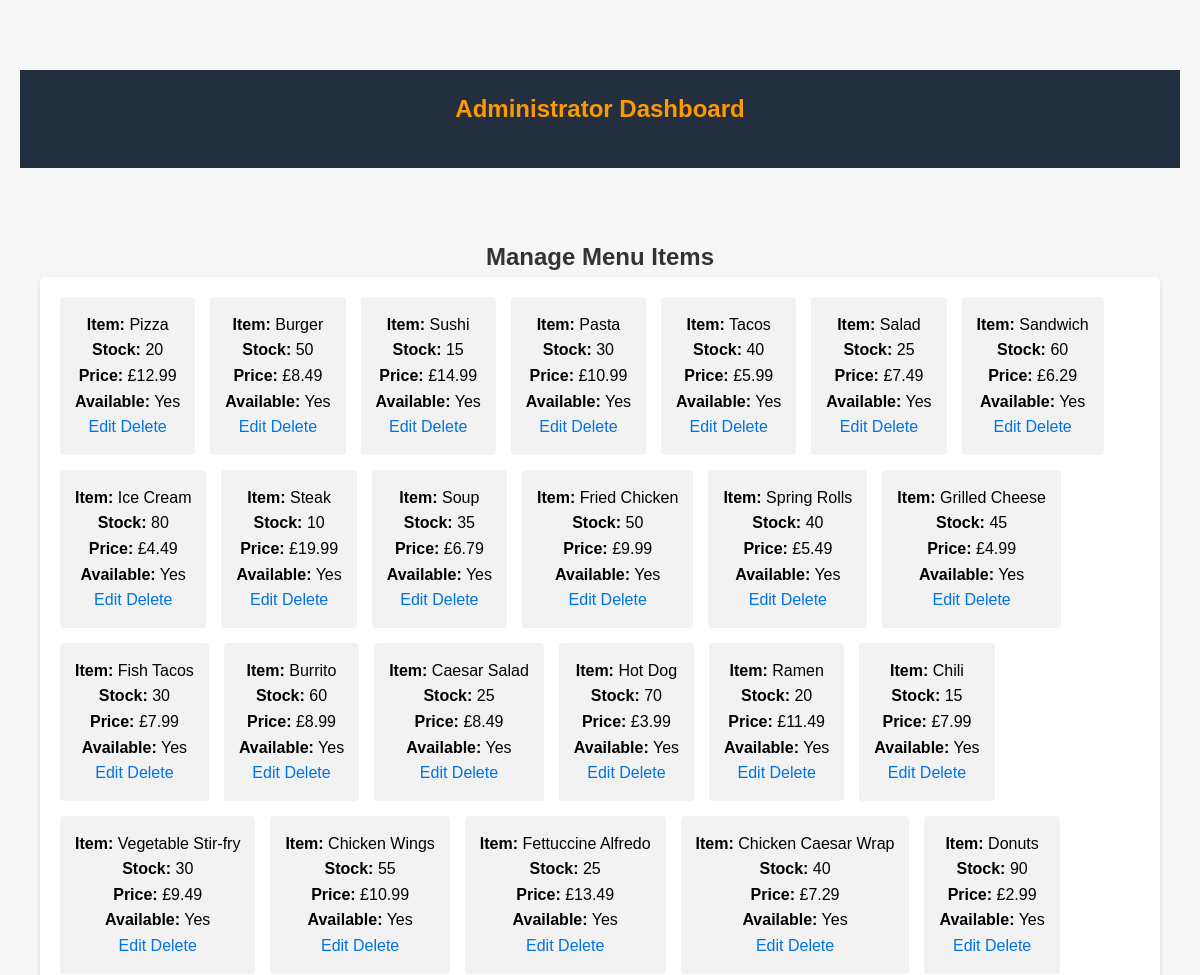
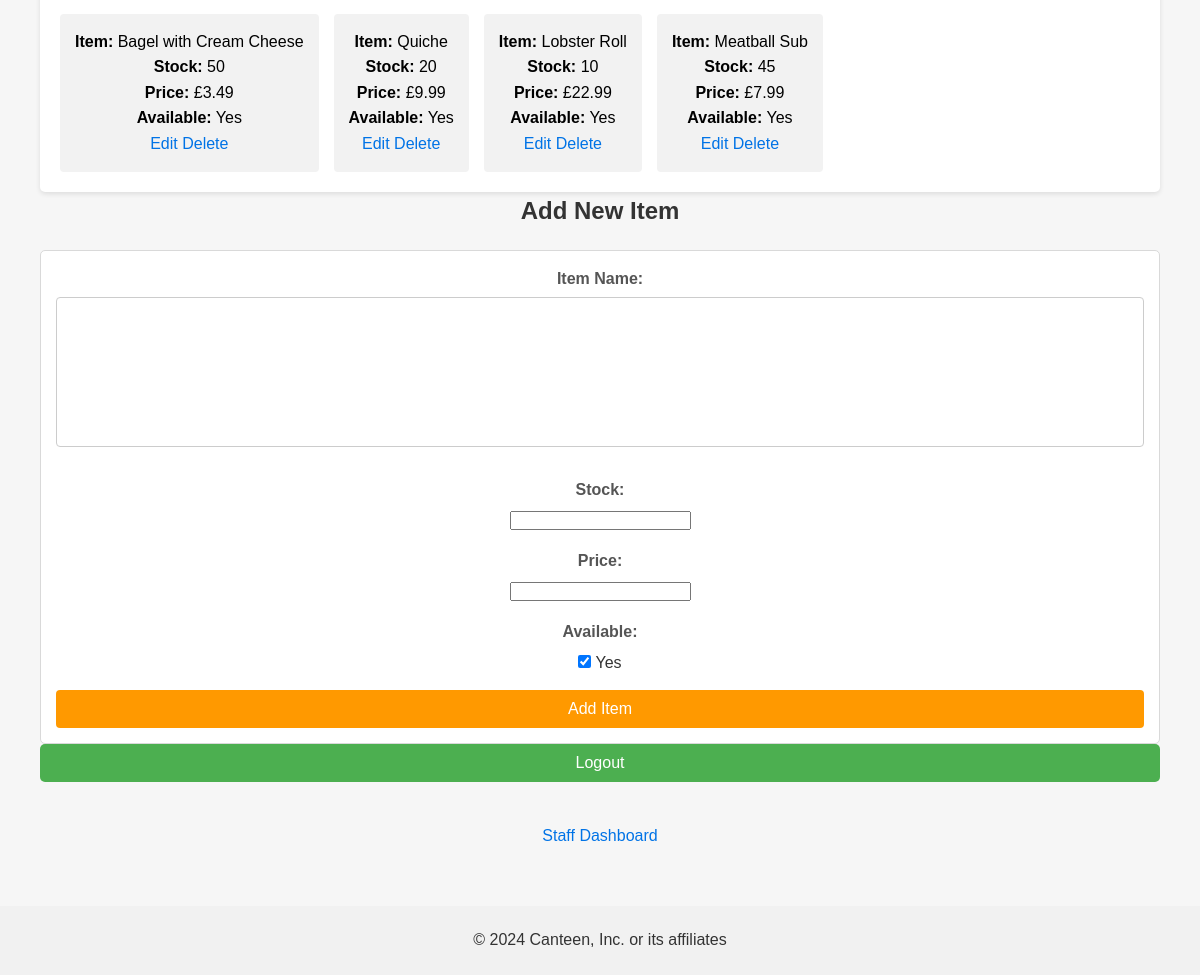
The page /Canteen_Admin.php on the database its author committed (2 pictures, top to bottom).
### tables this page shows
CREATE TABLE `menuitems` (
  `item_id` int(11) NOT NULL,
  `item_name` varchar(255) NOT NULL,
  `Stock` int(11) NOT NULL,
  `price` decimal(5,2) NOT NULL,
  `available` tinyint(1) DEFAULT 1
);

### public/Canteen_Admin.php (the view, shortened to what this page needs)
<?php
include '../config/db.php';
$query = $pdo->query("SELECT * FROM menuitems");
$items = $query->fetchAll(PDO::FETCH_ASSOC);
?>
<?php include '../templates/header.php' ?>
<header>
    <h1>Administrator Dashboard</h1>
</header>
<body>
    <div class="container">
        <h2>Manage Menu Items</h2>
        <div class="menu-container">
            <?php foreach ($items as $item): ?>
                <div class="container-menu-items">
                    <strong>Item:</strong> <?php echo htmlspecialchars($item["item_name"]); ?> <br>
                    <strong>Stock:</strong> <?php echo htmlspecialchars($item["Stock"]); ?> <br>
                    <strong>Price:</strong> £<?php echo htmlspecialchars($item["price"]); ?> <br>
                    <strong>Available:</strong> <?php echo $item["available"] ? "Yes" : "No"; ?> <br>
                    <a href="edit_item.php?id=<?php echo $item['item_id']; ?>">Edit</a>
                    <a href="delete_item.php?id=<?php echo $item['item_id']; ?>" onclick="return confirm('Are you sure?')">Delete</a>
                </div>
            <?php endforeach; ?>
        </div>
        <h2>Add New Item</h2>
        <form method="POST" action="add_item.php">
            <div class="form-add">
                <label>Item Name:</label>
                <input type="text" name="item_name" required>
            </div>
            <div class="form-add">
                <label>Stock:</label>
                <input type="number" name="stock" min="0" required>
            </div>
            <div class="form-add">
                <label>Price:</label>
                <input type="number" name="price" step="0.01" min="0" required>
            </div>
            <div class="form-add">
                <label>Available:</label>
                <input type="checkbox" name="available" value="1" checked> Yes
            </div>
            <button type="submit">Add Item</button>
        </form>
        <button id="logout-btn" class="btn">Logout</button>
    </div>
    <p><a href="Canteen_Staff.php">Staff Dashboard</a></p>
</body>
<?php include '../templates/footer.php'; ?>

### templates/header.php (shortened to what this page needs)
<!DOCTYPE html>
<html lang="en">
<head>
    <link rel="stylesheet" href="css/style.css">
</head>
<body>
    <div class="container">

### templates/footer.php
</div>
    <footer>
        <p>&copy; 2024 Canteen, Inc. or its affiliates </p>
    </footer>
</body>
</html>

### public/css/style.css (style rules this page uses)
* { box-sizing: border-box; }
body { font-family: Arial, sans-serif; line-height: 1.6; background-color: #f2f2f2; color: #333; }
.container { width: 100%; max-width: 1200px; margin: 0 auto; padding: 15px; }
header { background-color: #232f3e; color: #ffffff; padding: 20px 0; text-align: center; }
h1 { font-size: 2.5rem; margin-bottom: 20px; }
a { color: #ff9900; text-decoration: none; }
form { margin-top: 20px; background: #ffffff; border: 1px solid #d9d9d9; border-radius: 5px; padding: 15px; }
label { display: block; margin-bottom: 5px; }
textarea, input[type="text"], input[type="password"] { width: 100%; height: 150px; resize: none; padding: 10px; border: 1px solid #ced4da; border-radius: 5px; margin-bottom: 15px; overflow: hidden; white-space: nowrap; text-overflow: ellipsis; word-wrap: break-word; }
button { background-color: #ff9900; color: #ffffff; border: none; border-radius: 5px; padding: 10px 15px; cursor: pointer; }
footer { text-align: center; padding: 20px 0; background-color: #f1f1f1; margin-top: 20px; }
footer p { margin: 0; }
p { margin-bottom: 15px; font-size: 1rem; line-height: 1.8; }
a { color: #ff9900; text-decoration: none; transition: color 0.3s; }
* { margin: 0; padding: 0; box-sizing: border-box; }
body { font-family: Arial, sans-serif; background-color: #f6f6f6; color: #333; }
h1 { font-size: 24px; color: #FF9900; margin-bottom: 20px; text-align: center; }
.form-add { margin-bottom: 15px; }
label { display: block; margin-bottom: 5px; font-weight: bold; color: #555; }
input[type="text"], input[type="password"] { width: 100%; padding: 10px; border: 1px solid #ccc; border-radius: 4px; transition: border-color 0.3s; overflow: hidden; white-space: nowrap; text-overflow: ellipsis; word-wrap: break-word; }
p { text-align: center; margin-top: 20px; }
a { color: #0073e6; text-decoration: none; }
button { width: 100%; padding: 10px; background-color: #FF9900; color: white; border: none; border-radius: 4px; font-size: 16px; cursor: pointer; transition: background-color 0.3s; }
.menu-container { display: grid; grid-template-columns: repeat(4, 1fr); gap: 15px; padding: 20px; background: #ffffff; border-radius: 5px; box-shadow: 0 2px 5px rgba(0, 0, 0, 0.1); }
.container { max-width: 1200px; margin: 0 auto; padding: 20px; }
.menu-container { display: flex; flex-wrap: wrap; gap: 15px; }
.container { text-align: center; margin-top: 50px; }
.btn { background-color: #4CAF50; color: white; padding: 10px 20px; text-decoration: none; border-radius: 5px; }
.container-menu-items { background-color: #f2f2f2; border-radius: 4px; padding: 15px; font-size: 16px; cursor: pointer; text-align: center; color: #000000; transition: background-color 0.3s; }

### rows shown on the page
menuitems: item_name "Pizza", Stock "20", price "12.99", available "Yes"
menuitems: item_name "Burger", Stock "50", price "8.49", available "Yes"
menuitems: item_name "Sushi", Stock "15", price "14.99", available "Yes"
menuitems: item_name "Pasta", Stock "30", price "10.99", available "Yes"
menuitems: item_name "Tacos", Stock "40", price "5.99", available "Yes"
menuitems: item_name "Salad", Stock "25", price "7.49", available "Yes"
menuitems: item_name "Sandwich", Stock "60", price "6.29", available "Yes"
menuitems: item_name "Ice Cream", Stock "80", price "4.49", available "Yes"
menuitems: item_name "Steak", Stock "10", price "19.99", available "Yes"
menuitems: item_name "Soup", Stock "35", price "6.79", available "Yes"
menuitems: item_name "Fried Chicken", Stock "50", price "9.99", available "Yes"
menuitems: item_name "Spring Rolls", Stock "40", price "5.49", available "Yes"
menuitems: item_name "Grilled Cheese", Stock "45", price "4.99", available "Yes"
menuitems: item_name "Fish Tacos", Stock "30", price "7.99", available "Yes"
menuitems: item_name "Burrito", Stock "60", price "8.99", available "Yes"
menuitems: item_name "Caesar Salad", Stock "25", price "8.49", available "Yes"
menuitems: item_name "Hot Dog", Stock "70", price "3.99", available "Yes"
menuitems: item_name "Ramen", Stock "20", price "11.49", available "Yes"
menuitems: item_name "Chili", Stock "15", price "7.99", available "Yes"
menuitems: item_name "Vegetable Stir-fry", Stock "30", price "9.49", available "Yes"
menuitems: item_name "Chicken Wings", Stock "55", price "10.99", available "Yes"
menuitems: item_name "Fettuccine Alfredo", Stock "25", price "13.49", available "Yes"
menuitems: item_name "Chicken Caesar Wrap", Stock "40", price "7.29", available "Yes"
menuitems: item_name "Donuts", Stock "90", price "2.99", available "Yes"
menuitems: item_name "Bagel with Cream Cheese", Stock "50", price "3.49", available "Yes"
menuitems: item_name "Quiche", Stock "20", price "9.99", available "Yes"
menuitems: item_name "Lobster Roll", Stock "10", price "22.99", available "Yes"
menuitems: item_name "Meatball Sub", Stock "45", price "7.99", available "Yes"
